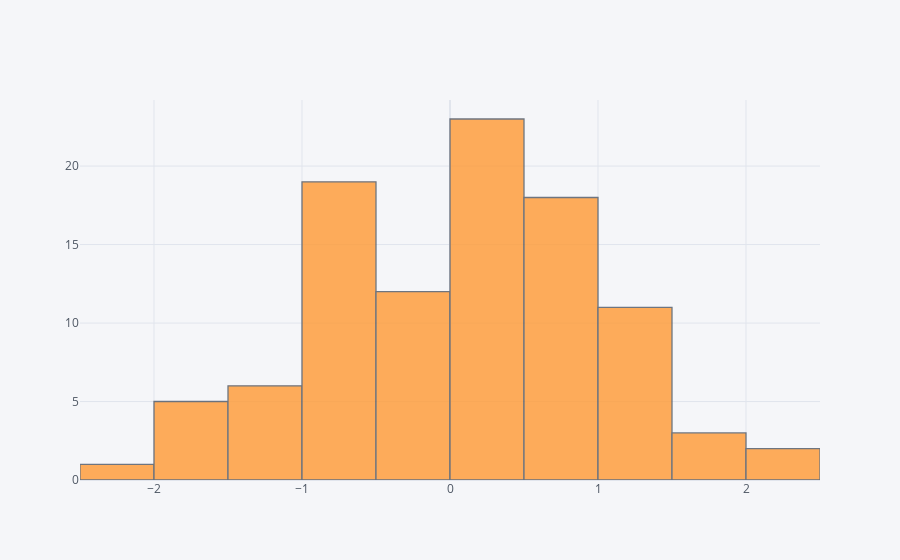

Source (notebook cell):
### Code cell
df['A'].iplot(kind='hist')

### Figure 1 — Plotly figure (JSON) as saved in the notebook; plotly's stock layout.template omitted (floating-point values rounded to 4 significant figures)
{"data": [{"histfunc": "count", "histnorm": "", "marker": {"color": "rgba(255, 153, 51, 1.0)", "line": {"color": "#4D5663", "width": 1.3}}, "name": "A", "opacity": 0.8, "orientation": "v", "type": "histogram", "x": [-1.03, 1.461, -0.1806, 1.032, 0.7942, -0.7735, 1.185, 0.4403, 0.08196, -1.746, 1.328, -0.3382, 0.7432, 0.1369, -0.9311, -0.9794, 0.4458, -0.1717, 1.147, -0.57, -0.6422, -0.9401, 2.147, -0.4672, -0.9965, 0.998, -0.819, 1.458, -0.4083, -0.8972, 0.7503, 1.094, 0.09863, 0.2963, 1.13, -0.558, 0.2019, 0.7806, 0.09511, 0.435, 0.4765, -0.7837, 1.071, -0.007317, 0.2444, -0.005715, 0.271, 0.5817, 0.8428, 1.559, -1.308, 0.9724, -0.859, -1.852, 0.06512, 0.5761, -0.8102, 1.92, -2.07, 0.3621, -1.204, -0.9227, 0.09949, 1.503, 0.717, 0.7963, 1.319, -0.7397, -1.716, -0.1397, 0.1266, 0.2552, 0.7415, 1.431, -0.9716, -0.2911, -0.2354, 2.383, -1.294, 0.7071, -0.5869, -1.082, 0.4968, -0.6785, 0.1115, 0.1301, 0.2577, -0.6184, -1.692, 0.04458, -1.536, -0.2545, 0.7277, 0.8725, 0.5043, -1.043, 0.4243, 0.9904, -0.2418, 0.973]}], "layout": {"autosize": true, "barmode": "overlay", "legend": {"bgcolor": "#F5F6F9", "font": {"color": "#4D5663"}}, "paper_bgcolor": "#F5F6F9", "plot_bgcolor": "#F5F6F9", "title": {"font": {"color": "#4D5663"}}, "xaxis": {"autorange": true, "gridcolor": "#E1E5ED", "range": [-2.5, 2.5], "showgrid": true, "tickfont": {"color": "#4D5663"}, "title": {"font": {"color": "#4D5663"}, "text": ""}, "type": "linear", "zerolinecolor": "#E1E5ED"}, "yaxis": {"autorange": true, "gridcolor": "#E1E5ED", "range": [0, 24.21], "showgrid": true, "tickfont": {"color": "#4D5663"}, "title": {"font": {"color": "#4D5663"}, "text": ""}, "zerolinecolor": "#E1E5ED"}}}
